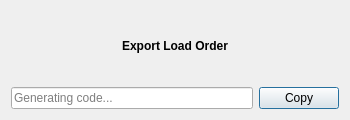
<?xml version="1.0" encoding="UTF-8"?>
<ui version="4.0">
 <class>ExportCodeDialog</class>
 <widget class="QDialog" name="ExportCodeDialog">
  <property name="geometry">
   <rect>
    <x>0</x>
    <y>0</y>
    <width>350</width>
    <height>120</height>
   </rect>
  </property>
  <property name="windowTitle">
   <string>Load Order Code</string>
  </property>
  <layout class="QVBoxLayout" name="verticalLayout">
   <item>
    <widget class="QLabel" name="label">
     <property name="font">
      <font>
       <bold>true</bold>
      </font>
     </property>
     <property name="text">
      <string>Export Load Order</string>
     </property>
     <property name="alignment">
      <set>Qt::AlignmentFlag::AlignCenter</set>
     </property>
    </widget>
   </item>
   <item>
    <layout class="QHBoxLayout" name="horizontalLayout">
     <item>
      <widget class="QLineEdit" name="lineEdit_code">
       <property name="text">
        <string/>
       </property>
       <property name="placeholderText">
        <string>Generating code...</string>
       </property>
       <property name="clearButtonEnabled">
        <bool>true</bool>
       </property>
      </widget>
     </item>
     <item>
      <widget class="QPushButton" name="pushButton_copy">
       <property name="text">
        <string>Copy</string>
       </property>
      </widget>
     </item>
    </layout>
   </item>
  </layout>
 </widget>
 <resources/>
 <connections/>
</ui>
